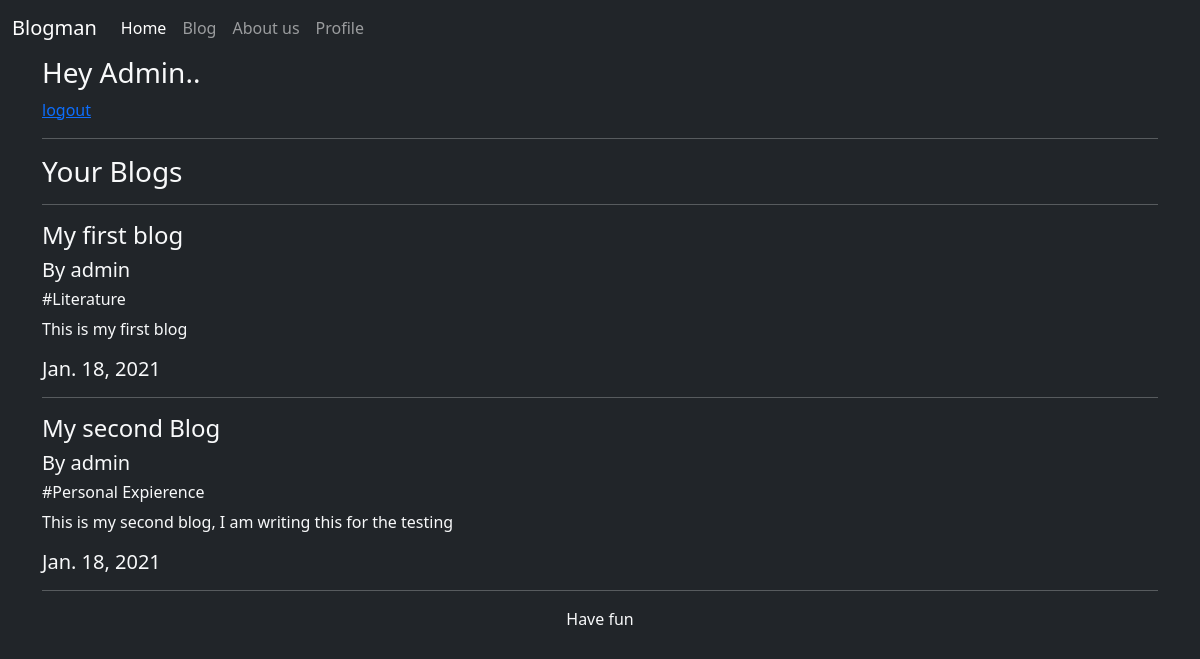
Page /profile (signed in) on the earlier database version.
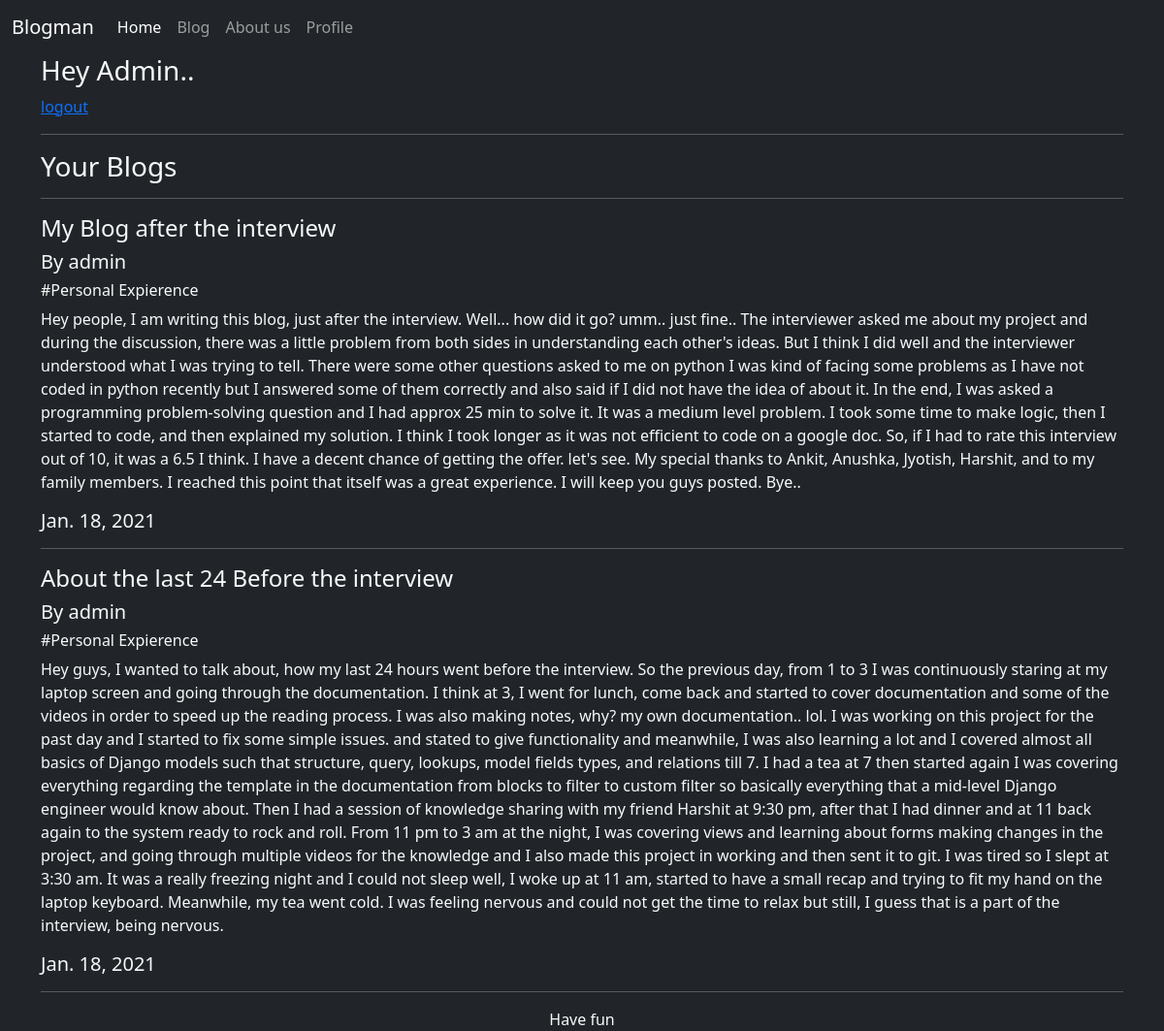
Same page on the later database version.
### blogs/models.py (models this page shows, shortened)
class Blog(models.Model):
	genre_type = [
		("Science and Technology","Science and Technology"),
		("Literature","Literature"),
		("Action","Action"),
		("Personal Expierence","Personal Expierence"),
	]
	author = models.CharField(max_length=30)
	title  = models.CharField(max_length=30)
	genre  = models.CharField(max_length = 30, blank = True, null = True, choices=genre_type)
	content= models.TextField(blank = False)
	date   = models.DateField(blank= False, auto_now=True)

### blogs/views.py (the view)
# urls.py: path('profile',blog_views.profile,name="profile")
def profile(request, *agrs, **kwargs):
	obj = Blog.objects.filter(author= request.user.username)
	context={
		"blogs":obj
	}
	return render(request, 'profile.html', context)

### templates/profile.html
{%extends 'Base.html'%}
{%block body%}
	<div class="container">
		<h3>Hey {{request.user|capfirst}}..</h3>
		<a href="/logout">logout</a>
		<hr>
		<h3> Your Blogs </h3>
		<hr>
		{%for blog in blogs%}
			<div class="my-3">
				<h4>{{blog.title}}</h4>
				<h5>By {{blog.author}}<h5>
				<h6>#{{blog.genre}}</h6>
				<p>
					{{blog.content}}
				</p>
				<h5>{{blog.date}}</h5>
				<hr>
			</div>
		{%endfor%}
	</div>
{%endblock body%}

### templates/Base.html (shortened to what this page needs)
<!doctype html>
<html lang="en">
  <head>
    <link href="https://cdn.jsdelivr.net/npm/bootstrap@5.0.0-beta1/dist/css/bootstrap.min.css" rel="stylesheet">
  </head>
  <body class="bg-dark text-light">
    {%block nav%}
     <nav class="navbar navbar-expand-lg navbar-dark bg-dark">
      <div class="container-fluid">
        <a class="navbar-brand " href="/">Blogman</a>
        <div class="collapse navbar-collapse " id="navbarNav">
          <ul class="navbar-nav">
            <li class="nav-item">
              <a class="nav-link active" aria-current="page" href="/">Home</a>
            </li>
            <li class="nav-item">
              <a class="nav-link" href="/blog">Blog</a>
            </li>
            <li class="nav-item">
              <a class="nav-link" href="/about">About us</a>
            </li>
            {%if request.user.is_anonymous%}
              <li class="nav-item">
                <a class="nav-link" href="/login">Login</a>
              </li>
            {%else%}
              <li class="nav-item">
                  <a class="nav-link" href="/profile">Profile</a>
              </li>
            {%endif%}
      </div>
        </div>
    </nav>
  {%endblock%}
{%block body%}
{%endblock%}
{%block footer%}
<div class="footer text-light bg-dark col-xs-1" align="center">Have fun</div>
{%endblock%}
  </body>
</html>

Differences in the rows shown:
removed Blog: title "My first blog", author "admin", genre "Literature", content "This is my first blog", date "Jan. 18, 2021"
removed Blog: title "My second Blog", author "admin", genre "Personal Expierence", content "This is my second blog, I am writing this for the testing", date "Jan. 18, 2021"
added Blog: title "My Blog after the interview", author "admin", genre "Personal Expierence", content "Hey people, I am writing this blog, just after the interview. Well... how did it go? umm.. just fine.. The interviewer asked me about my project and during the discussion, there was a little problem from both sides in understanding each other's ideas. But I think I did well and the interviewer understood what I was trying to tell. There were some other questions asked to me on python I was kind of facing some problems as I have not coded in python recently but I answered some of them correctly and also said if I did not have the idea of about it. In the end, I was asked a programming problem-solving question and I had approx 25 min to solve it. It was a medium level problem. I took some…", date "Jan. 18, 2021"
added Blog: title "About the last 24 Before the interview", author "admin", genre "Personal Expierence", content "Hey guys, I wanted to talk about, how my last 24 hours went before the interview. So the previous day, from 1 to 3 I was continuously staring at my laptop screen and going through the documentation. I think at 3, I went for lunch, come back and started to cover documentation and some of the videos in order to speed up the reading process. I was also making notes, why? my own documentation.. lol. I was working on this project for the past day and I started to fix some simple issues. and stated to give functionality and meanwhile, I was also learning a lot and I covered almost all basics of Django models such that structure, query, lookups, model fields types, and relations till 7. I had a…", date "Jan. 18, 2021"
